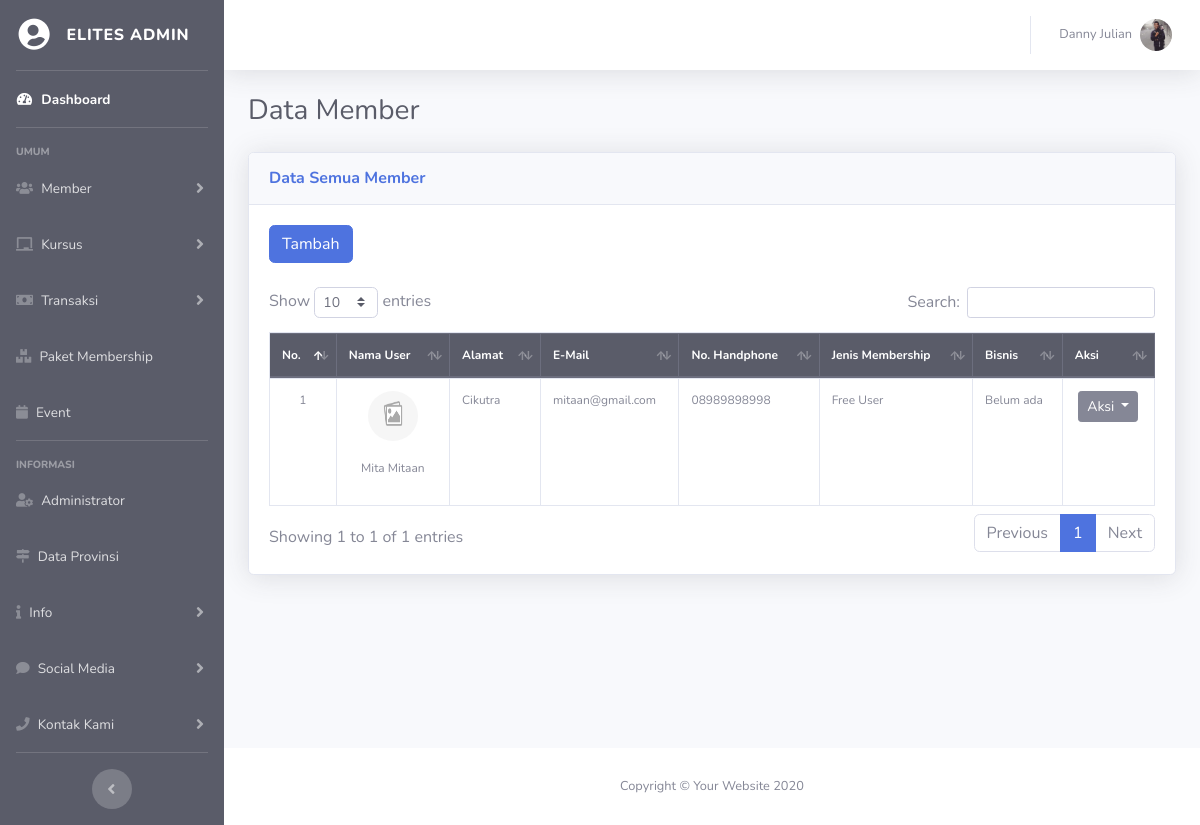
The page /elit-admin/index.php?hal=member-data&idm=52 (signed in) on the database as committed earlier.
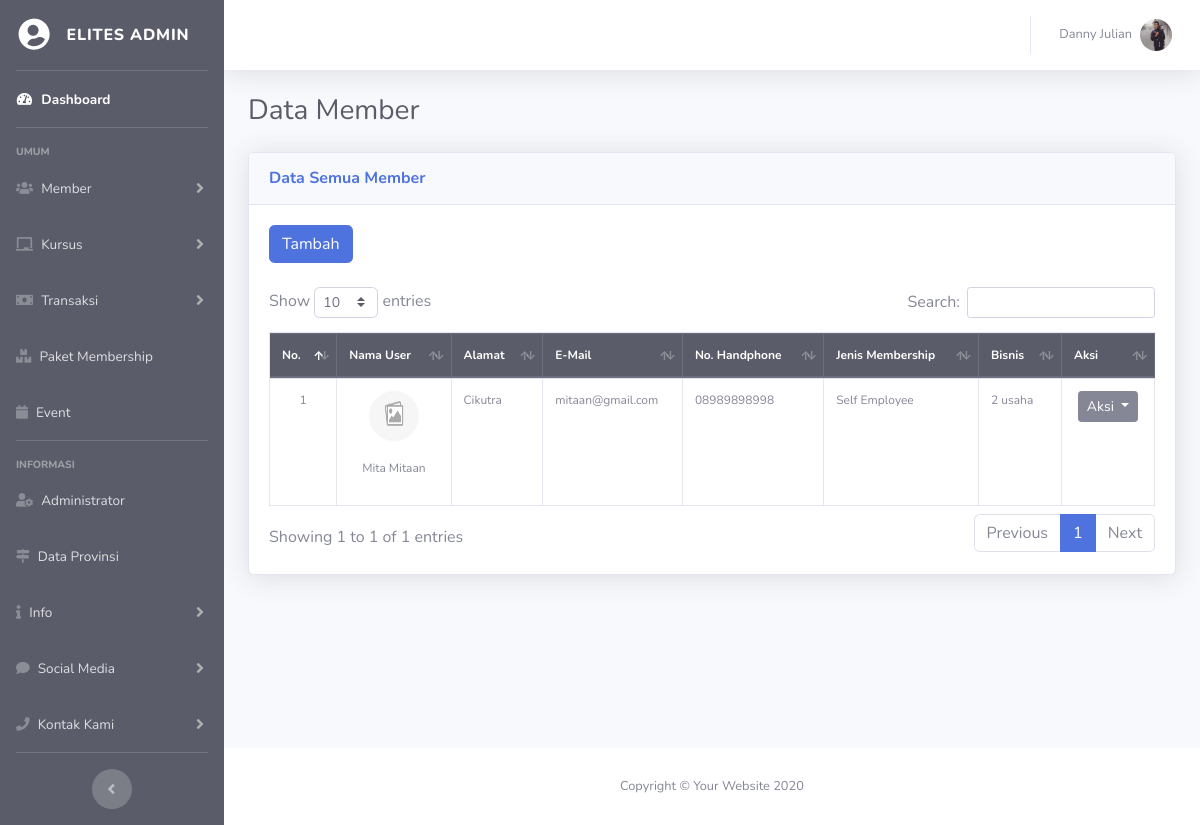
The same page on the database as committed later.
### tables this page shows
CREATE TABLE `user` (
  `id_user` int(11) NOT NULL,
  `nama_user` varchar(50) NOT NULL,
  `alamat` text NOT NULL,
  `tgl_lahir` date NOT NULL,
  `jenis_kelamin` varchar(15) NOT NULL,
  `no_hp` varchar(15) NOT NULL,
  `email` varchar(50) NOT NULL,
  `password` varchar(15) NOT NULL,
  `foto` varchar(100) NOT NULL,
  `hak_akses` varchar(15) NOT NULL,
  `status` varchar(15) NOT NULL,
  `setuju` varchar(5) NOT NULL
);

CREATE TABLE `paket_member` (
  `id_paket` int(11) NOT NULL,
  `nama_paket` varchar(50) NOT NULL,
  `harga_member` double NOT NULL,
  `deskripsi_paket` text NOT NULL,
  `kondisi` varchar(10) NOT NULL,
  `jumlah_kelas` int(11) NOT NULL,
  `foto_paket` varchar(100) NOT NULL,
  `masa_berlaku` varchar(20) NOT NULL
);

### elit-admin/fungsi/fungsian.php (called while the page is built, shortened)
<?php
    function loncengNotif($a)
    {
        if ($a==0)
        {
            $isi = "";
        }
        return $isi;
    }
?>

### fungsional/data/isiData.php (called while the page is built, shortened)
<?php
    class isiData extends konfigurasi
    {
        public function perulanganData($q)
        {
            while ($a = mysqli_fetch_array($q))
            {
                $isi[]=$a;
            }
            return $isi;
        }
        public function hitungData($q)
        {
            $hitung = mysqli_num_rows($q);
            return $hitung;
        }
        public function eksekusiSQL($sqlnya)
        {
            $sambungannya=parent::sambungkan();
            $que = mysqli_query($sambungannya, $sqlnya);
            return $que;
        }
        public function tampilId($nama_tabel, $id, $val)
        {
            $sql = "SELECT *FROM $nama_tabel WHERE $id = '$val'";
            $que = $this->eksekusiSQL($sql);
            $kondisi = $this->perulanganData($que);
            return $kondisi;
        }
    }
?>

### elit-admin/fungsi/akun.php (called while the page is built, shortened)
<?php
    if (!empty($admin))
    {
        $tampil = $isi->tampilId("user", "id_user", "$admin");
    }
?>

### elit-admin/halaman/member-data.php (the view, shortened to what the changed rows need)
<div class="container-fluid teks12">
    <div class="d-sm-flex align-items-center justify-content-between mb-4">
        <h1 class="h3 mb-0 text-gray-800">Data Member</h1>
    </div>
    <div class="row">
        <div class="col-xl-12">
            <div class="card shadow mb-4">
                <div class="card-body">
                    <br><br>
                    <?php
                       $idm = @$_GET['idm'];
                       if (empty($idm)) {
                           $perintah = $isi->eksekusiSQl("SELECT *FROM user
                               WHERE hak_akses='Member'  ORDER BY id_user DESC");
                       } else {
                           $perintah = $isi->eksekusiSQl("SELECT *FROM user WHERE
                                               hak_akses='Member' AND id_user='$idm'  ORDER BY id_user DESC");
                       }
                       $hitung   = $isi->hitungData($perintah);
                       if ($hitung == 0) {
                           pesanKosong();
                       } else {
                           echo
                           "
                          <div class='table-responsive'>
                               <table style='font-size:12px;' class='table table-bordered table-hover' id='dataTable' width='100%' cellspacing='0'>
                                   <thead class='thead-dark'>
                                       <tr>
                                           <th>No.</th>
                                           <th>Nama User</th>
                                           <th>Alamat</th>
                                           <th>E-Mail</th>
                                           <th>No. Handphone</th>
                                           <th>Jenis Membership</th>
                                           <th>Bisnis</th>
                                           <th>Aksi</th>
                                       </tr>
                                   </thead>
                           ";
                           $no = 1;
                           foreach ($perintah as $a) {
                               $nama   = $a['nama_user'];
                               $alamat = $a['alamat'];
                               $email  = $a['email'];
                               $nohp   = $a['no_hp'];
                               $foto   = $a['foto'];
                               $ius    = $a['id_user'];
                               $statusEr = $isi->eksekusiSQl("SELECT *FROM user_status
                                                           INNER JOIN user ON user_status.id_user = user.id_user
                                                           INNER JOIN paket_member ON user_status.id_paket = paket_member.id_paket
                                                           WHERE user.id_user='$ius'");
                               foreach ($statusEr as $o) {
                                   $namaPaket = $o['nama_paket'];
                               }
                               $userPreneur = $isi->eksekusiSQL("SELECT *FROM user_preneur
                                                                   INNER JOIN user ON user.id_user=user_preneur.id_user
                                                                   INNER JOIN provinsi ON provinsi.id_provinsi=user_preneur.id_provinsi
                                                                   WHERE user.id_user='$ius'");
                               $jumPreneur = $isi->hitungData($userPreneur);
                               if ($jumPreneur == 0) {
                                   $usaha = "Belum ada";
                                   $isiUsaha = "<h3>Info Usaha belum diinput</h3>";
                               } else {
                                   $usaha = "$jumPreneur usaha";
                                   foreach ($userPreneur as $a) {
                                       $ius    = $a['id_user'];
                                   }
                               }
                               if ($foto == 'Kosong') {
                                   $gambar = "<img class='rounded-circle' src='../img/nofoto.png' width='50' height='50'>";
                                   $tujuan = "../img/nofoto.png";
                               }
                               echo
                               "
                                   <tbody>
                                       <tr>
                                           <td align='center'>$no</td>
                                           <td>
                                               <center>
                                                   $gambar
                                                   <br> <br>
                                                   <p>$nama</p>
                                               </center>
                                           </td>
                                           <td>$alamat</td>
                                           <td>$email</td>
                                           <td>$nohp</td>
                                           <td>$namaPaket</td>
                                           <td>$usaha</td>
                                           <td>
                                               <center>
                                                   <div class='btn-group' role='group'>
                                                       <button id='aksi' type='button' class='btn btn-secondary btn-sm dropdown-toggle' data-toggle='dropdown' aria-haspopup='true' aria-expanded='false'>
                                                       Aksi
                                                       </button>
                                                           <a data-fancybox class='dropdown-item' data-src='#member$ius' href='javascript:;'>View</a>
                                                           <a class='dropdown-item' href='?hal=member-edit&id=$ius&mau=edit'>Edit</a>
                                                           <a class='dropdown-item' href='?hal=member-respon&id=$ius&mau=hapus&f=$foto'>Hapus</a>
                                                   </div>
                                               </center>
                                           </td>
                                       </tr>
                                       <div class='container' style='display: none; font-size:14px; width:800px;' id='member$ius'>
                                                       <img src='$tujuan' width='100%' height='270'>
                                                       <dd><b>Nama Member</b> : $nama</dd>
                                                       <dd><b>Alamat Tinggal</b> : $alamat</dd>
                                                       <dd><b>E-mail</b> : $email</dd>
                                                       <dd><b>No. Handphone</b> : $nohp</dd>
                                                       <dd><b>Status Membership</b> : $namaPaket</dd>
                                                           <a class='btn btn-warning' href='?hal=member-edit&id=$ius&mau=edit'>Edit Profil Member</a>
                                                           <a class='btn btn-danger' href='?hal=member-respon&id=$ius&mau=hapus'>Hapus Member</a>
                                           $isiUsaha
                                       </div>
                               ";
                               $no++;
                           }
                           echo
                           "
                                   </tbody>
                               </table>
                           </div>
                          ";
                       }
                       ?>
                </div>
            </div>
        </div>
    </div>
</div>

Rows that differ between the two databases and show on the page:
changed user "Mita Mitaan": paket_member.nama_paket "Free User" → "Self Employee"; usaha "Belum ada" → "2 usaha"
